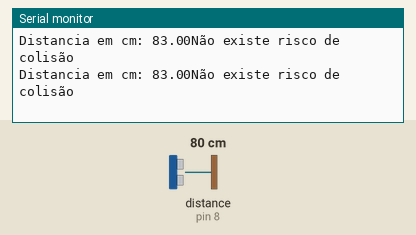
The sketch below on a simulated Arduino Uno, built with avr-gcc and run on an emulated ATmega328P. Shown: the last lines printed to the serial monitor. Wiring (inferred from the names in the program): ultrasonic range finder: trigger pin 9; echo pin 8. The test bench sets the inputs (shaded band); at power-on: distance to the obstacle (sensor on pin 8) 80 cm. The echo pulse lasts 58.3 µs per cm.

Above: at 1.8 s.
1.9 s: distance to the obstacle (sensor on pin 8) set to 2 cm
At 2.8 s:
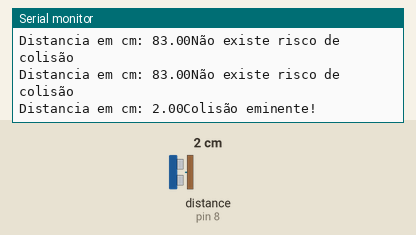
4.5 s: distance to the obstacle (sensor on pin 8) set to 18 cm
At 5.8 s:
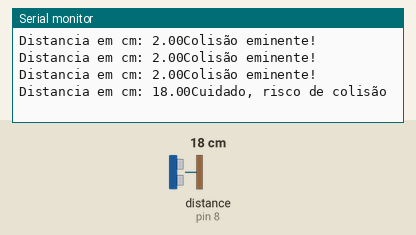

The sketch:

secao-3.2.ino
```cpp
// Seção 3.2 - Medindo a distância com Arduino

// Heitor Bernardes - 220052
// Pedro Zanineli - 220068

#include <Ultrasonic.h>

int trigger = 9;
int echo = 8;

int d1 = 10;
int d2 = 50;

int led_vermelho = 4;
int led_amarelo = 3;
int led_verde = 2;

float leitura;

Ultrasonic ultrasonic(trigger, echo);

void setup() {
  Serial.begin(9600);
}

void loop() {
  float d;
  // float microsec = ultrasonic.timing();

  d = ultrasonic.read();

  //Exibe informacoes no serial monitor
  Serial.print("Distancia em cm: ");
  Serial.print(d);

  // Perto de bater
  if (d < d1) {
    Serial.println("Colisão eminente!");
    apagaLuzes();
    digitalWrite(led_vermelho, HIGH);
  }
  if (d >= d1 && d < d2){
    Serial.println("Cuidado, risco de colisão");
    apagaLuzes();
    digitalWrite(led_amarelo, HIGH);
  }

  if(d >= d2) {
    Serial.println("Não existe risco de colisão");
    apagaLuzes();
    digitalWrite(led_verde, HIGH);
  }
  delay(1000);
}

void apagaLuzes(){
  digitalWrite(led_vermelho, LOW);
  digitalWrite(led_amarelo, LOW);
  digitalWrite(led_verde, LOW);
}
```

Measured:
- after the input at 1.9 s, the serial monitor: prints a new line after 0.11 s (image 1)
- after the input at 4.5 s, the serial monitor: prints a new line after 0.52 s (image 2)
